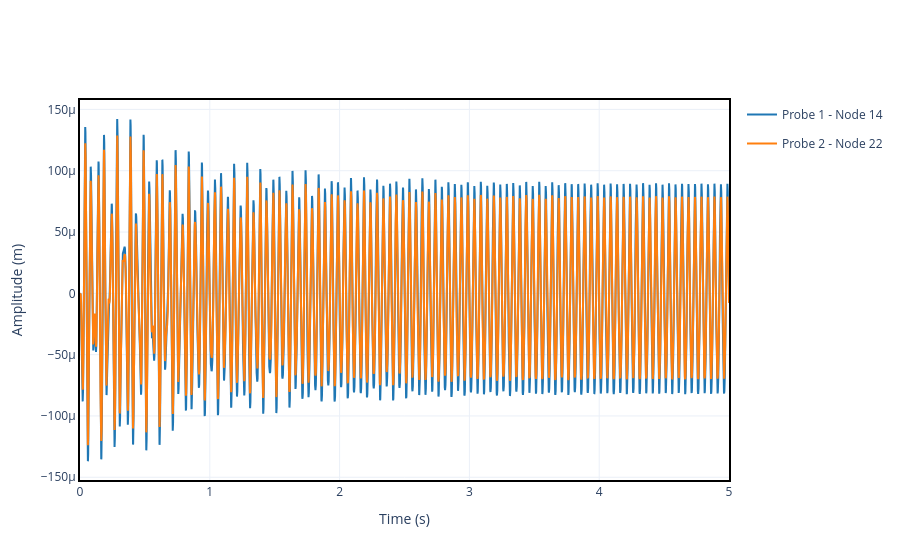

The cell this chart's notebook holds for it:
### Code cell
"""Plots the time response for the two given probes."""
results = misalignment.run_time_response()
results.plot_1d([probe1, probe2]).show()

### Figure 1 — Plotly figure (JSON) as saved in the notebook; plotly's stock layout.template omitted (floating-point values rounded to 4 significant figures; data arrays with more than 128 entries replaced by an {"elided": "..."} marker saying what was removed)
{"data": [{"hovertemplate": "Time (s): %{x:.2f}<br>Amplitude (m): %{y:.2e}", "legendgroup": "Probe 1 - Node 14", "mode": "lines", "name": "Probe 1 - Node 14", "showlegend": true, "type": "scatter", "x": {"elided": "50001 float values"}, "y": {"elided": "50001 float values"}}, {"hovertemplate": "Time (s): %{x:.2f}<br>Amplitude (m): %{y:.2e}", "legendgroup": "Probe 2 - Node 22", "mode": "lines", "name": "Probe 2 - Node 22", "showlegend": true, "type": "scatter", "x": {"elided": "50001 float values"}, "y": {"elided": "50001 float values"}}], "layout": {"xaxis": {"title": {"text": "Time (s)"}}, "yaxis": {"title": {"text": "Amplitude (m)"}}}}
